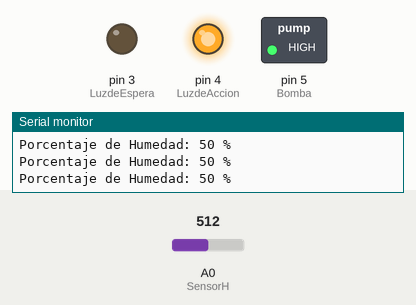
This sketch was run on a simulated Arduino Uno, built with avr-gcc and run on an emulated ATmega328P. Parts: switched loads named in the sketch (green lamp = pin HIGH), output pins drawn as LEDs (lit = HIGH), the last lines printed to the serial monitor. The test bench sets the inputs (shaded band); at power-on: A0 (SensorH) = 512.

Above: at 1.2 s.
1.3 s: A0 (SensorH) set to 551
4.3 s: A0 (SensorH) set to 570
At 5.4 s:
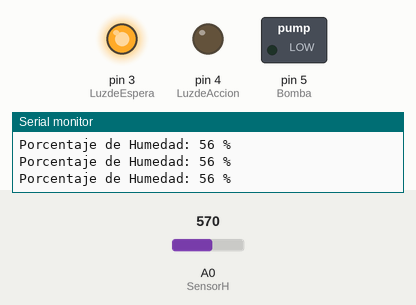
5.8 s: A0 (SensorH) set to 511
At 6.8 s:
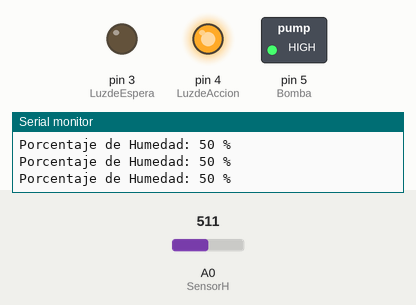
8.8 s: A0 (SensorH) set to 716
At 9.8 s:
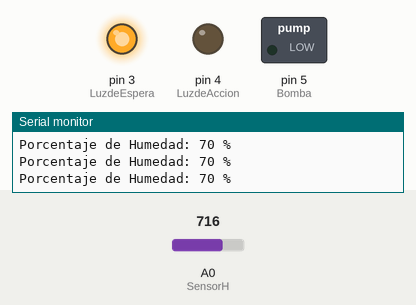
Timing chart, 0 to 11.8 s (numbered marks = the images above; inputs shaded):
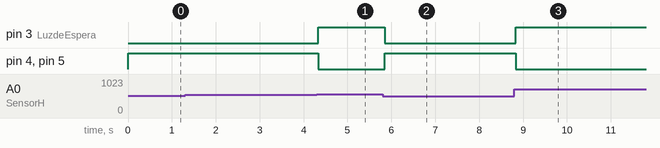

The sketch:

Bomba_de_agua_Arduino.ino
```cpp
/* Proyecto Bomba Arduino V 1.0

Proyecto de automatización en donde dependiendo
de los valores que el sensor de humedad entregue
al Arduino, este accionara una Bomba para dar
agua a la bomba

*/

int LuzdeEspera = 3;
int LuzdeAccion = 4;
int Bomba = 5;
int SensorH = A0;
int valorsensor = 0;
int valormapeo = 0;


void setup()
 {
 pinMode(LuzdeEspera,OUTPUT);
 pinMode(LuzdeAccion,OUTPUT);
 pinMode(Bomba,OUTPUT);
 pinMode(SensorH,INPUT);
 Serial.begin(9600);
 }

void loop()
 {
 valorsensor = analogRead(A0);
 valormapeo = map(valorsensor,0,1024,0,101);
 Serial.print ("Porcentaje de Humedad: ");
 Serial.print(valormapeo);
 Serial.println(" %");
 delay(1);
   if(valormapeo >= 55){
      digitalWrite(LuzdeEspera,HIGH);
      digitalWrite(LuzdeAccion,LOW);
      digitalWrite(Bomba,LOW);
   }
   else
   {
      digitalWrite(LuzdeEspera,LOW);
      digitalWrite(Bomba,HIGH);
      digitalWrite(LuzdeAccion,HIGH);
   }
 }
```

Measured:
- the behaviour switches between 557 and 558 on A0 (SensorH) (found by bisection; images 0 and 1)
- after the input at 4.3 s, pin 3 (LuzdeEspera): LOW → HIGH at once; pin 4 (LuzdeAccion), pin 5 (Bomba): HIGH → LOW at once
- after the input at 5.8 s, pin 3 (LuzdeEspera): HIGH → LOW after 0.05 s; pin 4 (LuzdeAccion), pin 5 (Bomba): LOW → HIGH after 0.05 s
- after the input at 8.8 s, pin 3 (LuzdeEspera): LOW → HIGH at once; pin 4 (LuzdeAccion), pin 5 (Bomba): HIGH → LOW at once
